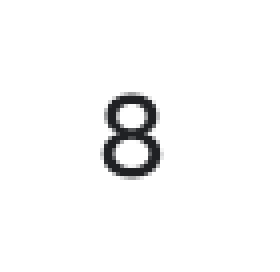
#> input picture 8.png, 70 x 68 px, given as the content of the folder MathsCharacters, which was not available (shown 4 times larger)
$ jupyter execute ProcessData.ipynb
#> lines starting #> are read from the running program, lines starting #| are printed output that depends on the picture; after the words box and inside, x2 and y2 are one past the last pixel; in counts of white or black regions, pixels touching at a corner belong together; pictures that were not available may be replaced by others from this repository, and a replacement may not be noted
[cell 1]
import pandas as pd
import numpy as np
import cv2
import os
DatasetFolderName='MathsCharacters'

[cell 2]
print('Method to extract the images and appending them as an array')
def ExtractData(Path):
#> called with Path = '8.png'
    Path=DatasetFolderName+'/'+Path
    CharacterArray=[]
    countOfImages=0

    for image in os.listdir(Path):
    #  while countOfImages<3000 and len(os.listdir(Path))>countOfImages:
        img = cv2.imread(os.path.join(Path,image),cv2.IMREAD_GRAYSCALE)
#> img: shape (68, 70); min 33, max 255, mean 248
        img=~img
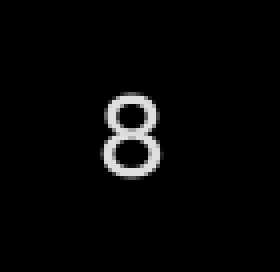
#> img: shape (68, 70) (shown 4 times larger); min 0, max 222, mean 7
        if img is not None:
            ret,thresh=cv2.threshold(img,127,255,cv2.THRESH_BINARY)
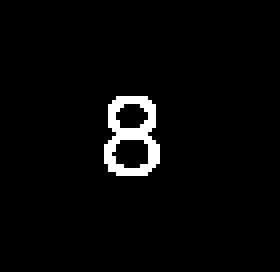
#> thresh: shape (68, 70) (shown 4 times larger); 3% white in thin lines or dots, all inside (x1, y1, x2, y2) = (26, 24, 40, 44)
            ctrs,ret=cv2.findContours(thresh,cv2.RETR_EXTERNAL,cv2.CHAIN_APPROX_NONE)
#> ctrs = 1 contour; box (x1, y1, x2, y2) and area: (26, 24, 40, 44) 204; ret = [[-1, -1, -1, -1]]
            cnt=sorted(ctrs, key=lambda ctr: cv2.boundingRect(ctr)[0])
#> cnt has the same summary as ctrs
            Imagewidth=int(28)
            Imageheight=int(28)
            maxi=0
            for c in cnt:
                x,y,Imagewidth,Imageheight=cv2.boundingRect(c)
                maxi=max(Imagewidth*Imageheight,maxi)
                if maxi==Imagewidth*Imageheight:
                    x_max=x
                    y_max=y
                    w_max=Imagewidth
                    h_max=Imageheight
#> this loop made 1 pass
#> (x, y, Imagewidth, Imageheight, maxi, x_max, y_max, w_max) on pass 1: (26, 24, 14, 20, 280, 26, 24, 14)
            im_crop= thresh[y_max:y_max+h_max+10, x_max:x_max+w_max+10]
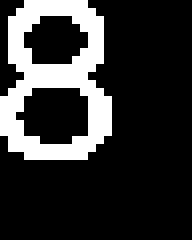
#> im_crop: shape (30, 24) (shown 8 times larger); 19.9% white in thin lines or dots, all inside (x1, y1, x2, y2) = (0, 0, 14, 20)
            im_resize = cv2.resize(im_crop,(28,28))
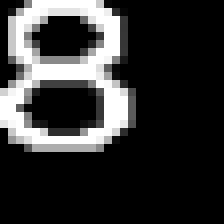
#> im_resize: shape (28, 28) (shown 8 times larger); min 0, max 255, mean 50.7
            im_resize=np.reshape(im_resize,(784,1))
#> im_resize = 784 values, max 255 at index 4, min 0 at index 0, mean 50.67
            CharacterArray.append(im_resize)
            countOfImages+=1
    #  else:
    #      break
    return CharacterArray

[cell 3]
print('printing the total classes and their samples')
CharacterSet=[]

for datafolder in os.listdir(DatasetFolderName):

        # to omit hidden folders sucha .Ds
    if(datafolder.startswith('.')):
        continue
    else :
        datafolderPath=DatasetFolderName+'/'+datafolder
        print(str(len(os.listdir(datafolderPath)))+'->'+datafolder)

[cell 4]
print('There is a lot of differnce in the number of images per each class')
# print('I tried to normalize that by doing shifts rotation but it didnt give better results so truncating all the images to 3000,so that each class contains images upto 3000 only')

[cell 5]
c=0
import json
classdict = {}

for datafolder in os.listdir(DatasetFolderName):
  if datafolder.startswith('.'):
     continue
  print(datafolder+'->'+' Class Number' +str(c))
  classdict[c]=datafolder
  c+=1
json.dump(classdict, open("Mathscllasses.txt",'w'))

[cell 6]
print('Saving the samples in the csv')
import os
#a CharacterSet variable to store all the characters with their labels
CharacterSet=[]
c=0
#to loop throuh the available folders inside our dataset
for datafolder in os.listdir(DatasetFolderName):

        # to omit hidden folders sucha .Ds
    if(datafolder.startswith('.')):
               continue
    else :
               #while starting the CharacterSet extraction for first time we will copy the extracted CharacterSet
               if(len(CharacterSet)==0):
                  CharacterSet=ExtractData(datafolder)
#> CharacterSet = 1 item
                  for i in range(0,len(CharacterSet)):
                     CharacterSet[i]=np.append(CharacterSet[i],c)
#> this loop made 1 pass
                  print(str(len(CharacterSet))+'->'+datafolder)
#| 1->8.png
               #character images appended recursively
               else:
                  Character=ExtractData(datafolder)


                  for i in range(0,len(Character)):
                     Character[i]=np.append(Character[i],c)
                  CharacterSet=np.concatenate((CharacterSet,Character))
                  c+=1
                  print(str(len(Character))+'->'+datafolder)
                  print('Total count'+str(len(CharacterSet)))

[cell 7]

df=pd.DataFrame(CharacterSet,index=None)
#> df = table of 1 rows and 785 columns
df.to_csv('MathsCharactersDataset3.csv',index=False)
